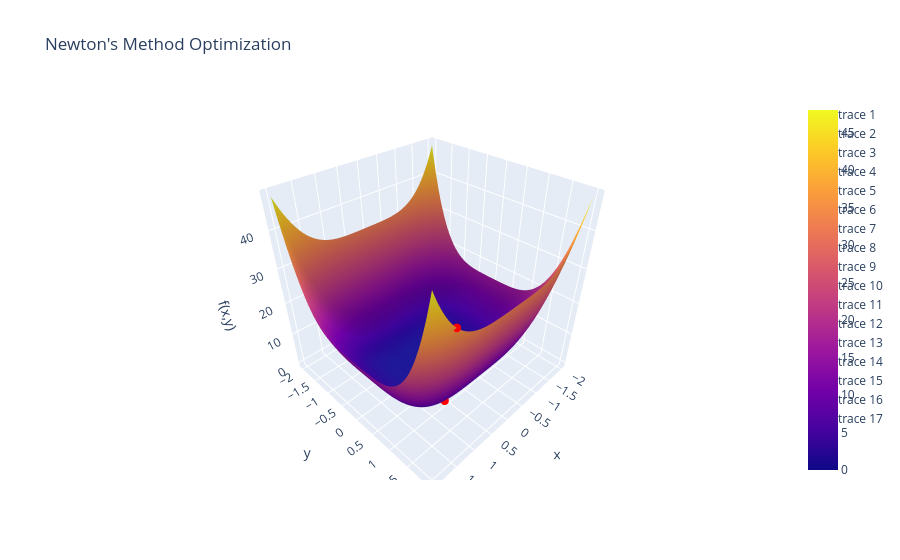

Source (notebook cell):
### Markdown cell above
#### Example: Minimize $x^4 + y^4$

### Code cell
def f(x):
  return x[0]**4 + 2*x[1]**4

def grad_f(x):
  return np.array([4*x[0]**3, 8*x[1]**3])

def hessian_f(x):
  return np.array([[12*x[0]**2, 0], [0, 24*x[1]**2]])

# Initial guess
x0 = np.array([1.5, 2])

# Perform Newton's method
newton_method(f, grad_f, hessian_f, x0)

### Figure 1 — Plotly figure (JSON) as saved in the notebook; plotly's stock layout.template omitted (floating-point values rounded to 4 significant figures; data arrays with more than 128 entries replaced by an {"elided": "..."} marker saying what was removed)
{"data": [{"type": "surface", "x": {"elided": "100x100 float values"}, "y": {"elided": "100x100 float values"}, "z": {"elided": "100x100 float values"}}, {"marker": {"color": "red", "size": 5}, "mode": "markers", "type": "scatter3d", "x": [1.5], "y": [2], "z": [37.06]}, {"marker": {"color": "red", "size": 5}, "mode": "markers", "type": "scatter3d", "x": [1], "y": [1.333], "z": [7.321]}, {"marker": {"color": "red", "size": 5}, "mode": "markers", "type": "scatter3d", "x": [0.6667], "y": [0.8889], "z": [1.446]}, {"marker": {"color": "red", "size": 5}, "mode": "markers", "type": "scatter3d", "x": [0.4444], "y": [0.5926], "z": [0.2857]}, {"marker": {"color": "red", "size": 5}, "mode": "markers", "type": "scatter3d", "x": [0.2963], "y": [0.3951], "z": [0.05643]}, {"marker": {"color": "red", "size": 5}, "mode": "markers", "type": "scatter3d", "x": [0.1975], "y": [0.2634], "z": [0.01115]}, {"marker": {"color": "red", "size": 5}, "mode": "markers", "type": "scatter3d", "x": [0.1317], "y": [0.1756], "z": [0.002202]}, {"marker": {"color": "red", "size": 5}, "mode": "markers", "type": "scatter3d", "x": [0.08779], "y": [0.1171], "z": [0.0004349]}, {"marker": {"color": "red", "size": 5}, "mode": "markers", "type": "scatter3d", "x": [0.05853], "y": [0.07804], "z": [8.59e-05]}, {"marker": {"color": "red", "size": 5}, "mode": "markers", "type": "scatter3d", "x": [0.03902], "y": [0.05202], "z": [1.697e-05]}, {"marker": {"color": "red", "size": 5}, "mode": "markers", "type": "scatter3d", "x": [0.02601], "y": [0.03468], "z": [3.352e-06]}, {"marker": {"color": "red", "size": 5}, "mode": "markers", "type": "scatter3d", "x": [0.01734], "y": [0.02312], "z": [6.621e-07]}, {"marker": {"color": "red", "size": 5}, "mode": "markers", "type": "scatter3d", "x": [0.01156], "y": [0.01541], "z": [1.308e-07]}, {"marker": {"color": "red", "size": 5}, "mode": "markers", "type": "scatter3d", "x": [0.007707], "y": [0.01028], "z": [2.583e-08]}, {"marker": {"color": "red", "size": 5}, "mode": "markers", "type": "scatter3d", "x": [0.005138], "y": [0.006851], "z": [5.103e-09]}, {"marker": {"color": "red", "size": 5}, "mode": "markers", "type": "scatter3d", "x": [0.003425], "y": [0.004567], "z": [1.008e-09]}, {"marker": {"color": "red", "size": 5}, "mode": "markers", "type": "scatter3d", "x": [0.002284], "y": [0.003045], "z": [1.991e-10]}], "layout": {"scene": {"xaxis": {"title": {"text": "x"}}, "yaxis": {"title": {"text": "y"}}, "zaxis": {"title": {"text": "f(x,y)"}}}, "title": {"text": "Newton's Method Optimization"}}}
